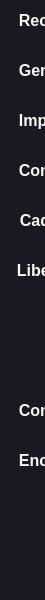
        <widget class="QFrame" name="frame_left_base">
         <property name="minimumSize">
          <size>
           <width>45</width>
           <height>600</height>
          </size>
         </property>
         <property name="maximumSize">
          <size>
           <width>45</width>
           <height>680</height>
          </size>
         </property>
         <property name="styleSheet">
          <string notr="true">/*rosa rgb(255, 121, 198); */
/*lilás rgb(189, 147, 249);*/

*{
	background-color: rgb(25, 26, 33);
	border: 0px solid;
}
QPushButton {
	color: rgb(248,248,242);
	background-color: rgb(25, 26, 33);
	border: 0px solid;
	text-align:left;
}
QPushButton:hover {
	background-color:rgb(60,60,60);
	background-color: rgb(40, 42, 54);
	text-align:left;
	border-radius:6px;
}
QPushButton:pressed {
	border: 2px solid rgb(189, 147, 249);
}</string>
         </property>
         <property name="frameShape">
          <enum>QFrame::NoFrame</enum>
         </property>
         <property name="frameShadow">
          <enum>QFrame::Raised</enum>
         </property>
         <layout class="QVBoxLayout" name="verticalLayout_2" stretch="0">
          <property name="spacing">
           <number>0</number>
          </property>
          <property name="leftMargin">
           <number>0</number>
          </property>
          <property name="topMargin">
           <number>0</number>
          </property>
          <property name="rightMargin">
           <number>0</number>
          </property>
          <property name="bottomMargin">
           <number>0</number>
          </property>
          <item alignment="Qt::AlignTop">
           <widget class="QFrame" name="frame_left_menu">
            <property name="enabled">
             <bool>true</bool>
            </property>
            <property name="minimumSize">
             <size>
              <width>45</width>
              <height>45</height>
             </size>
            </property>
            <property name="maximumSize">
             <size>
              <width>45</width>
              <height>480</height>
             </size>
            </property>
            <property name="styleSheet">
             <string notr="true"/>
            </property>
            <property name="frameShape">
             <enum>QFrame::StyledPanel</enum>
            </property>
            <property name="frameShadow">
             <enum>QFrame::Raised</enum>
            </property>
            <layout class="QVBoxLayout" name="verticalLayout_3">
             <property name="spacing">
              <number>10</number>
             </property>
             <property name="leftMargin">
              <number>1</number>
             </property>
             <property name="topMargin">
              <number>0</number>
             </property>
             <property name="rightMargin">
              <number>0</number>
             </property>
             <property name="bottomMargin">
              <number>0</number>
             </property>
             <item>
              <widget class="QPushButton" name="Menu">
               <property name="minimumSize">
                <size>
                 <width>250</width>
                 <height>40</height>
                </size>
               </property>
               <property name="maximumSize">
                <size>
                 <width>250</width>
                 <height>40</height>
                </size>
               </property>
               <property name="font">
                <font>
                 <pointsize>12</pointsize>
                 <weight>75</weight>
                 <bold>true</bold>
                </font>
               </property>
               <property name="focusPolicy">
                <enum>Qt::NoFocus</enum>
               </property>
               <property name="layoutDirection">
                <enum>Qt::LeftToRight</enum>
               </property>
               <property name="styleSheet">
                <string notr="true">	padding: 6px 9px;</string>
               </property>
               <property name="text">
                <string>  Recolher o menu</string>
               </property>
               <property name="icon">
                <iconset resource="resources.qrc">
                 <normaloff>:/icons/icons/menu.svg</normaloff>
                 <activeon>:/icons/icons/arrow-left.svg</activeon>
                 <selectedon>:/icons/icons/arrow-left.svg</selectedon>:/icons/icons/menu.svg</iconset>
               </property>
               <property name="iconSize">
                <size>
                 <width>25</width>
                 <height>25</height>
                </size>
               </property>
              </widget>
             </item>
             <item>
              <widget class="QPushButton" name="GerarQrCode">
               <property name="sizePolicy">
                <sizepolicy hsizetype="Minimum" vsizetype="Fixed">
                 <horstretch>0</horstretch>
                 <verstretch>0</verstretch>
                </sizepolicy>
               </property>
               <property name="minimumSize">
                <size>
                 <width>250</width>
                 <height>40</height>
                </size>
               </property>
               <property name="maximumSize">
                <size>
                 <width>250</width>
                 <height>40</height>
                </size>
               </property>
               <property name="font">
                <font>
                 <pointsize>12</pointsize>
                 <weight>75</weight>
                 <bold>true</bold>
                </font>
               </property>
               <property name="focusPolicy">
                <enum>Qt::NoFocus</enum>
               </property>
               <property name="layoutDirection">
                <enum>Qt::LeftToRight</enum>
               </property>
               <property name="styleSheet">
                <string notr="true">	padding: 6px 9px;</string>
               </property>
               <property name="text">
                <string>  Gerar QrCode</string>
               </property>
               <property name="icon">
                <iconset resource="resources.qrc">
                 <normaloff>:/icons/icons/save.svg</normaloff>:/icons/icons/save.svg</iconset>
               </property>
               <property name="iconSize">
                <size>
                 <width>25</width>
                 <height>25</height>
                </size>
               </property>
              </widget>
             </item>
             <item>
              <widget class="QPushButton" name="Imprimir">
               <property name="minimumSize">
                <size>
                 <width>250</width>
                 <height>40</height>
                </size>
               </property>
               <property name="maximumSize">
                <size>
                 <width>250</width>
                 <height>40</height>
                </size>
               </property>
               <property name="font">
                <font>
                 <pointsize>12</pointsize>
                 <weight>75</weight>
                 <bold>true</bold>
                </font>
               </property>
               <property name="focusPolicy">
                <enum>Qt::NoFocus</enum>
               </property>
               <property name="styleSheet">
                <string notr="true">	padding: 6px 9px;</string>
               </property>
               <property name="text">
                <string>  Imprimir o QrCode</string>
               </property>
               <property name="icon">
                <iconset resource="resources.qrc">
                 <normaloff>:/icons/icons/printer.svg</normaloff>:/icons/icons/printer.svg</iconset>
               </property>
               <property name="iconSize">
                <size>
                 <width>25</width>
                 <height>25</height>
                </size>
               </property>
              </widget>
             </item>
             <item>
              <widget class="QPushButton" name="ConsultaPgto">
               <property name="minimumSize">
                <size>
                 <width>250</width>
                 <height>40</height>
                </size>
               </property>
               <property name="maximumSize">
                <size>
                 <width>250</width>
                 <height>40</height>
                </size>
               </property>
               <property name="font">
                <font>
                 <pointsize>12</pointsize>
                 <weight>75</weight>
                 <bold>true</bold>
                </font>
               </property>
               <property name="focusPolicy">
                <enum>Qt::NoFocus</enum>
               </property>
               <property name="styleSheet">
                <string notr="true">	padding: 6px 9px;</string>
               </property>
               <property name="text">
                <string>  Consultar Pagamento</string>
               </property>
               <property name="icon">
                <iconset resource="resources.qrc">
                 <normaloff>:/icons/icons/refresh-ccw.svg</normaloff>:/icons/icons/refresh-ccw.svg</iconset>
               </property>
               <property name="iconSize">
                <size>
                 <width>25</width>
                 <height>25</height>
                </size>
               </property>
              </widget>
             </item>
             <item>
              <widget class="QPushButton" name="CadastrarUsuario">
               <property name="minimumSize">
                <size>
                 <width>250</width>
                 <height>40</height>
                </size>
               </property>
               <property name="maximumSize">
                <size>
                 <width>250</width>
                 <height>40</height>
                </size>
               </property>
               <property name="font">
                <font>
                 <pointsize>12</pointsize>
                 <weight>75</weight>
                 <bold>true</bold>
                </font>
               </property>
               <property name="focusPolicy">
                <enum>Qt::NoFocus</enum>
               </property>
               <property name="styleSheet">
                <string notr="true">padding: 6px 10px;</string>
               </property>
               <property name="text">
                <string>  Cadastro de Usuários</string>
               </property>
               <property name="icon">
                <iconset resource="resources.qrc">
                 <normaloff>:/icons/icons/user-plus.svg</normaloff>:/icons/icons/user-plus.svg</iconset>
               </property>
               <property name="iconSize">
                <size>
                 <width>25</width>
                 <height>25</height>
                </size>
               </property>
              </widget>
             </item>
             <item>
              <widget class="QPushButton" name="AutorizarPix">
               <property name="minimumSize">
                <size>
                 <width>250</width>
                 <height>40</height>
                </size>
               </property>
               <property name="maximumSize">
                <size>
                 <width>250</width>
                 <height>40</height>
                </size>
               </property>
               <property name="font">
                <font>
                 <pointsize>12</pointsize>
                 <weight>75</weight>
                 <bold>true</bold>
                </font>
               </property>
               <property name="focusPolicy">
                <enum>Qt::NoFocus</enum>
               </property>
               <property name="styleSheet">
                <string notr="true">padding: 6px 7px;</string>
               </property>
               <property name="text">
                <string>  Liberar Pix</string>
               </property>
               <property name="icon">
                <iconset resource="resources.qrc">
                 <normaloff>:/icons/icons/check-square.svg</normaloff>:/icons/icons/check-square.svg</iconset>
               </property>
               <property name="iconSize">
                <size>
                 <width>25</width>
                 <height>25</height>
                </size>
               </property>
              </widget>
             </item>
             <item>
              <spacer name="verticalSpacer">
               <property name="orientation">
                <enum>Qt::Vertical</enum>
               </property>
               <property name="sizeType">
                <enum>QSizePolicy::Fixed</enum>
               </property>
               <property name="sizeHint" stdset="0">
                <size>
                 <width>20</width>
                 <height>240</height>
                </size>
               </property>
              </spacer>
             </item>
             <item>
              <widget class="QPushButton" name="Settings">
               <property name="minimumSize">
                <size>
                 <width>250</width>
                 <height>40</height>
                </size>
               </property>
               <property name="maximumSize">
                <size>
                 <width>250</width>
                 <height>40</height>
                </size>
               </property>
               <property name="font">
                <font>
                 <pointsize>12</pointsize>
                 <weight>75</weight>
                 <bold>true</bold>
                </font>
               </property>
               <property name="focusPolicy">
                <enum>Qt::TabFocus</enum>
               </property>
               <property name="styleSheet">
                <string notr="true">	padding: 6px 9px;</string>
               </property>
               <property name="text">
                <string>  Configurações</string>
               </property>
               <property name="icon">
                <iconset resource="resources.qrc">
                 <normaloff>:/icons/icons/settings.svg</normaloff>:/icons/icons/settings.svg</iconset>
               </property>
               <property name="iconSize">
                <size>
                 <width>25</width>
                 <height>25</height>
                </size>
               </property>
               <property name="autoRepeat">
                <bool>false</bool>
               </property>
              </widget>
             </item>
             <item>
              <widget class="QPushButton" name="Sair">
               <property name="minimumSize">
                <size>
                 <width>250</width>
                 <height>40</height>
                </size>
               </property>
               <property name="maximumSize">
                <size>
                 <width>250</width>
                 <height>40</height>
                </size>
               </property>
               <property name="font">
                <font>
                 <pointsize>12</pointsize>
                 <weight>75</weight>
                 <bold>true</bold>
                </font>
               </property>
               <property name="focusPolicy">
                <enum>Qt::TabFocus</enum>
               </property>
               <property name="styleSheet">
                <string notr="true">	padding: 6px 9px;</string>
               </property>
               <property name="text">
                <string>  Encerrar</string>
               </property>
               <property name="icon">
                <iconset resource="resources.qrc">
                 <normaloff>:/icons/icons/log-out.svg</normaloff>:/icons/icons/log-out.svg</iconset>
               </property>
               <property name="iconSize">
                <size>
                 <width>25</width>
                 <height>25</height>
                </size>
               </property>
               <property name="autoRepeat">
                <bool>false</bool>
               </property>
              </widget>
             </item>
            </layout>
           </widget>
          </item>
         </layout>
        </widget>
